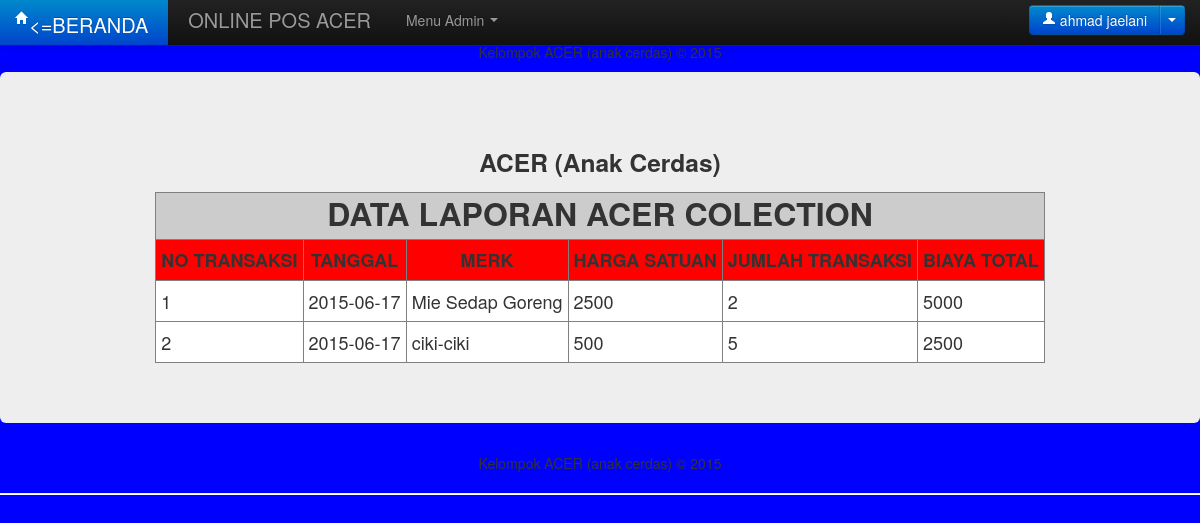
The app's page /laporan.php (signed in), older data.
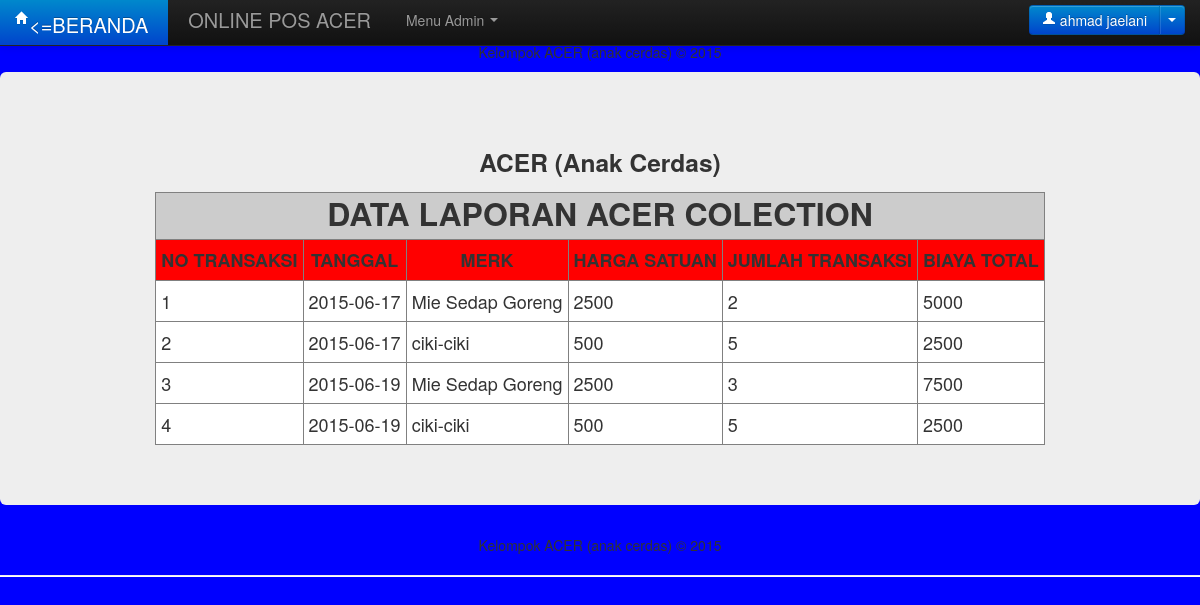
The same page, newer data.
### tables this page shows
CREATE TABLE IF NOT EXISTS `laporan` (
  `no` int(11) NOT NULL AUTO_INCREMENT,
  `tgl_transaksi` date DEFAULT NULL,
  `merk` varchar(50) DEFAULT NULL,
  `harga_satuan` int(11) DEFAULT NULL,
  `jumlah_transaksi` int(11) DEFAULT NULL,
  `total_harga` int(11) DEFAULT NULL,
  PRIMARY KEY (`no`)
);

### laporan.php (the view, shortened to what this page needs)
<!DOCTYPE html>
<html>
<head>
		<link href="css/bootstrap.css" rel="stylesheet">
		<link href="css/bootstrap-responsive.css" rel="stylesheet">
</head>
<body>
<div class="navbar navbar-inverse navbar-fixed-top">
			<div class="navbar-inner">
				<div class="container">
					<a class="brand btn-primary" href="home.php"><i class="icon icon-small icon-home icon-white"></i><=BERANDA</a>
					<a class="brand" href="#">    </a>
					<a class="brand" href="#">ONLINE POS ACER</a>
					<div class="nav-collapse collapse">
						<ul class="nav">
							<?php
								if ($_SESSION['level'] == "admin") {
									echo '
										<li class="dropdown">
											<a href="#" class="dropdown-toggle" data-toggle="dropdown">Menu Admin <b class="caret"></b></a>
											<ul class="dropdown-menu">
												<li><a href="data_anggota_acer.php">Daftar Pengguna</a></li>
												<li><a href="suplier_list.php">Data Suplier</a></li>
												<li><a href="produk_list.php">Data Produk</a></li>
												<li><a href="laporan.php">Laporan Transaksi</a></li>
											</ul>
										</li>
									';
								}else if($_SESSION['level'] == "kasir") {
									echo '
										<li class="dropdown">
											<a href="#" class="dropdown-toggle" data-toggle="dropdown">Menu Kasir <b class="caret"></b></a>
											<ul class="dropdown-menu">
												<li><a href="produk_kasir.php">Transaksi Penjualan</a></li>
												<li><a href="data_anggota_acer_kasir.php">Daftar Pengguna</a></li>
												<li><a href="laporan.php">Laporan</a></li>
											</ul>
										</li>
									';
								}
							?>
						</ul>
						<div class="btn-group navbar-form pull-right">
							<a class="btn btn-primary" href="#"><i class="icon-user icon-white"></i> <?php echo $_SESSION['nama']; ?></a>
							<a class="btn btn-primary dropdown-toggle" data-toggle="dropdown" href="#"><span class="caret"></span></a>
						</div>
					</div>
				</div>
			</div>
		</div>
      <footer>
        <center><p>Kelompok ACER (anak cerdas) &copy; 2015</p></center>
      </footer>
	<div class="hero-unit">
<center><h3>ACER (Anak Cerdas)</h3>
<table cellpadding="5" cellspacing="0" border="1">
	<tr bgcolor="#cccccc">
	<th colspan="6"><font size="6">DATA LAPORAN ACER COLECTION</font></th>
	</tr>
<tr bgcolor="red">
	<th>NO TRANSAKSI</th>
	<th>TANGGAL</th>
	<th>MERK</th>
	<th>HARGA SATUAN</th>
	<th>JUMLAH TRANSAKSI</th>
	<th>BIAYA TOTAL</th>
	</tr>
	</center>
	<?php
	include('koneksi.php');
	$query = "SELECT * FROM laporan";
	$result = mysqli_query($koneksi, $query);
	while ($row = mysqli_fetch_array($result, MYSQL_ASSOC)) {
		extract($row);
		?>
		<tr bgcolor="#ffffff">
			<td><?php echo $no ?></td>
			<td><?php echo $tgl_transaksi ?></td>
			<td><?php echo $merk ?></td>
			<td><?php echo $harga_satuan ?></td>
			<td><?php echo $jumlah_transaksi ?></td>
			<td><?php echo $total_harga ?></td>
			</tr>
		<?php
	}
	?>
</div>
<footer>
        <center><p>Kelompok ACER (anak cerdas) &copy; 2015</p></center>
      </footer>
	<hr>
</body>
</html>

Row changes from the older to the newer data that the page shows:
added laporan: no "3", tgl_transaksi "2015-06-19", merk "Mie Sedap Goreng", harga_satuan "2500", jumlah_transaksi "3", total_harga "7500"
added laporan: no "4", tgl_transaksi "2015-06-19", merk "ciki-ciki", harga_satuan "500", jumlah_transaksi "5", total_harga "2500"
